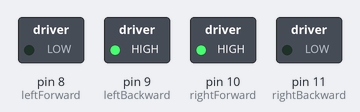
Bench run of a sketch on a simulated Arduino Uno, built with avr-gcc and run on an emulated ATmega328P. Parts: switched loads named in the sketch (green lamp = pin HIGH).

Above: at 0.1 s.
Timing chart, 0 to 1.6 s (numbered marks = the images above):
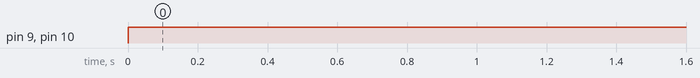

Measured:
- by itself, pin 9 (leftBackward), pin 10 (rightForward): LOW → HIGH at 0.00 s

The sketch:

MotorTest.ino
```cpp
//Declaring the pins for controlling the motors.
//I have not declared enable pins because I want the motor to run when I turn it on.
//If you want to turn on the motor manually then you can connect the enable pin.
const int leftForward = 8;
const int leftBackward = 9;
const int rightForward = 10;
const int rightBackward = 11;
void setup()
{
  pinMode(leftForward , OUTPUT);
  pinMode(leftBackward , OUTPUT);
  pinMode(rightForward , OUTPUT);
  pinMode(rightBackward , OUTPUT);
}

void loop ()
{
  // For left motor LOW HIGH is forward
  // For right motor HIGH LOW is forward
  // Code to move the bot forwards
  digitalWrite(leftForward , LOW);
  digitalWrite(leftBackward , HIGH);
  digitalWrite(rightForward , HIGH);
  digitalWrite(rightBackward , LOW);
}
```
